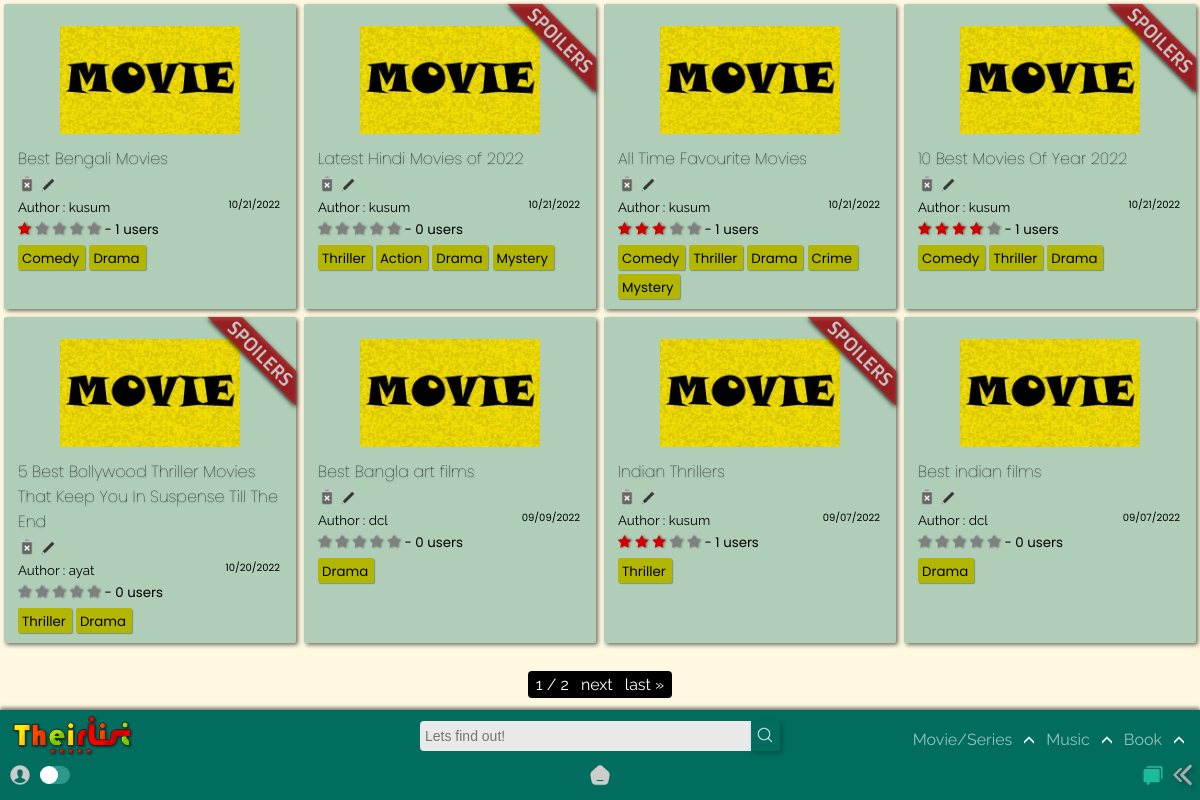
Screenshot of /home/list/ with the database file from the repository.
### app/models.py (models this page shows, shortened)
class List(models.Model):
    title = models.CharField(max_length=120)
    genre = models.ManyToManyField('Genre')
    creator = models.ForeignKey(User,on_delete=models.SET_NULL,blank=True, null=True)
    posted = models.DateTimeField(auto_now_add=True)
    content = RichTextField(null=True,default=' ')
    type = models.CharField(max_length=10,default="Movie")
    spoiler_choices = [(False, 'No'),(True, 'Yes')]
    spoiler = models.BooleanField(default=False,null=True, choices = spoiler_choices)
    slug = models.SlugField(max_length= 300,null=True, blank = True, unique=True)
    def average_rating(self) -> float:
        return Starr.objects.filter(list=self).aggregate(Avg("rate"))["rate__avg"] or 0
    def count_rating(self):
        return Starr.objects.filter(list=self).count()

class Genre(models.Model):
    name = models.CharField(max_length=150)
    def __str__(self):
        return self.name

### app/views.py (the view)
# urls.py: path('list/',TheirListView.as_view(),name = 'list'),
class TheirListView(ListView): #movies
    model = List
    paginate_by = 8
    template_name ='app/List_list.html'
    def get_queryset(self, *args, **kwargs):
        qs = super().get_queryset(*args, **kwargs)
        qs = qs.order_by("-id")
        return qs
    def get_context_data(self, **kwargs):
        context = super().get_context_data(**kwargs)
        modell = Review.objects.all()
        context["modam"] = modell
        return context

### templates/app/List_list.html (shortened to what this page needs)
{% extends "index.html" %}
{% load static %}
{% block content %}
<section>
  <div class="contain-sec" id="contain-sec8">
    {% for lola in object_list %}
    <div class="elements">
      <div class="thumb">
        <img src="{% static 'app/images/movie-poster.jpg' %}" width="100px" />
      </div>
      {% if lola.spoiler == True %}
          <div class="spoiler"><img src="{% static 'app/images/spoilerr.png' %}" width="100px" /></div>
      {% endif %}
      <div class="Title">
        <a href="{{lola.slug}}/"><h4 class="tit">{{lola.title}}</h4></a>
        {% if user.id == lola.creator.id %}
        <a href="{% url 'app:delete_movie' lola.slug %}"><img src ="{% static 'app/images/delete.png' %}"></a>
        <a href="{% url 'app:update_list' lola.slug %}"><img src ="{% static 'app/images/edit.png' %}"></a>
        {% else %}
        <img src ="{% static 'app/images/delete-dis.png' %}">
        <img src ="{% static 'app/images/edit-dis.png' %}">
        {% endif %}
      </div>
      <div class="Author">
        <small>Author : {{lola.creator.username}}<span>{{lola.posted|date:"SHORT_DATE_FORMAT"}}</span></small>
      </div>
      <div class="rating">
        <span class="star-headline">
          <span class="fa fa-star {% if lola.average_rating > 0 %} checked {% endif %}"></span>
          <span class="fa fa-star {% if lola.average_rating > 1 %} checked {% endif %}"></span>
          <span class="fa fa-star {% if lola.average_rating > 2 %} checked {% endif %}"></span>
          <span class="fa fa-star {% if lola.average_rating > 3 %} checked {% endif %}" ></span>
          <span class="fa fa-star {% if lola.average_rating > 4 %} checked {% endif %}"></span>
        </span>
        <small> - {{lola.count_rating}} users</small>
      </div>
        {% for tag in lola.genre.all %}
        <div class="Genre">
          <a href="{% url 'app:film' query=tag %}">
        <small>{{ tag }}</small>
          </a>
        </div>
          {% empty %}
          No tags!
        {% endfor %}
    </div>
    {% endfor %}
  </div>
  <div class="pagination_pages">
    <span class="step-links">
        <span class="current">
        {{ page_obj.number }} / {{ page_obj.paginator.num_pages }}
        </span>
        {% if page_obj.has_next %}
            <a href="?page={{ page_obj.next_page_number }}">next</a>
            <a href="?page={{ page_obj.paginator.num_pages }}">last &raquo;</a>
        {% endif %}
    </span>
  </div>
</section>
{% endblock content %}

### static/app/css/desk.css (style rules this page uses)
:root { --rd: #D10000; --white: rgb(233, 233, 233); --rd2: #9DAAF2; --dark: #1d1d1d; --teal: rgb(0, 109, 94); }
* { -webkit-tap-highlight-color: transparent; margin: 0; padding: 0; box-sizing: border-box; }
body { -webkit-tap-highlight-color: transparent; background-color: #fff5d1ab; text-decoration: none; height: 100vh; display: flex; flex-direction: column; font-family: 'Raleway', sans-serif; }
.Title img { height: 18px!important; }
.Genre small { padding: 0 0; margin-right: 2px; }
.fa { color: grey; filter: drop-shadow(1px 0px 1px rgba(0, 0, 0, 0.493)); }
.star-headline .checked { color: #D10000; }
.star-headline span { font-size: 14px; }

### static/app/css/content_css.css (style rules this page uses)
section { position: relative; z-index: 0; }
.contain-sec { padding-top: 0px; display: grid; width: 100%; color: black; grid-template-rows: repeat(auto-fit, minmax(100px, 1fr)); grid-template-columns: repeat(auto-fit, minmax(250px, 1fr)); position: relative; margin-bottom: 100px; }
.elements { padding: 10px 14px; width: auto; cursor: pointer; background-color: rgba(0, 109, 94, 0.315); margin: 4px; border-radius: 2px; position: relative; box-shadow: 2px 2px 4px #00000090; transition: all 250ms ease-in-out; }
.thumb { display: grid; justify-content: center; }
.thumb img { height: 108px; width: auto; border-radius: 2px; margin: 12px; }
.tit { font-family: Poppins; font-size: 1em; font-weight: lighter; transition: all 250ms ease-in-out; margin-bottom: 4px; text-shadow: 0px 1px 2px #0000005b; }
.Author span { position: absolute; margin-right: 16px; right: 0; cursor: pointer; font-size: 10px; font-family: 'Poppins', sans-serif; }
.rating { font-family: 'Poppins', sans-serif; }
.Genre { margin: 0px 0px; margin-top: 4px; padding: 0px 4px; border-radius: 2px; background-color: rgb(179, 182, 0); color: rgb(0, 0, 0); width: max-content; cursor: pointer; display: inline-block; box-shadow: 1px 1px 1px #0000004b; font-family: 'Poppins', sans-serif; transition: all 350ms ease-in-out; }
.pagination_pages { color: white; width: 100%; position: fixed; bottom: 106px; text-align: center; }
.step-links { width: max-content; border-radius: 4px; }
.pagination_pages a,.pagination_pages span { color: white; background-color: black; padding: 4px 4px; cursor: pointer!important; }
.spoiler { position: absolute; height: 0; top: 0px; right: 0; filter: drop-shadow(0px 2px 2px black); text-align: center; }
.spoiler img { filter: opacity(0.8); width: 90px; }

### templates/app/List_list.html (style rules this page uses)
.Title img { height: 14px; }

### rows the page displays
List: title "Best Bengali Movies", creator.username "kusum", posted "10/21/2022", count_rating "1"
Genre: name "Comedy"
Genre: name "Drama"
List: spoiler True (drawn), title "Latest Hindi Movies of 2022", creator.username "kusum", posted "10/21/2022", count_rating "0"
Genre: name "Thriller"
Genre: name "Action"
Genre: name "Mystery"
List: title "All Time Favourite Movies", creator.username "kusum", posted "10/21/2022", count_rating "1"
Genre: name "Crime"
List: spoiler True (drawn), title "10 Best Movies Of Year 2022", creator.username "kusum", posted "10/21/2022", count_rating "1"
List: spoiler True (drawn), title "5 Best Bollywood Thriller Movies That Keep You In Suspense Till The End", creator.username "ayat", posted "10/20/2022", count_rating "0"
List: title "Best Bangla art films", creator.username "dcl", posted "09/09/2022", count_rating "0"
List: spoiler True (drawn), title "Indian Thrillers", creator.username "kusum", posted "09/07/2022", count_rating "1"
List: title "Best indian films", creator.username "dcl", posted "09/07/2022", count_rating "0"

### other values shown
{{ page_obj.number }} "1"
{{ page_obj.paginator.num_pages }} "2"
